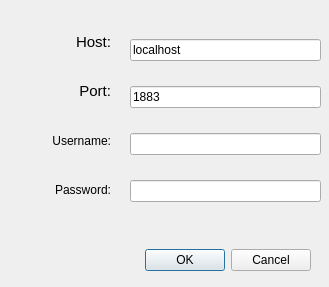
<?xml version="1.0" encoding="UTF-8"?>
<ui version="4.0">
 <class>ConnectionDialog</class>
 <widget class="QDialog" name="ConnectionDialog">
  <property name="geometry">
   <rect>
    <x>0</x>
    <y>0</y>
    <width>329</width>
    <height>287</height>
   </rect>
  </property>
  <property name="windowTitle">
   <string>Connect to server</string>
  </property>
  <property name="windowIcon">
   <iconset resource="../resources/resources.qrc">
    <normaloff>:/icons/icons/connect.png</normaloff>:/icons/icons/connect.png</iconset>
  </property>
  <property name="windowOpacity">
   <double>0.950000000000000</double>
  </property>
  <property name="toolTipDuration">
   <number>-1</number>
  </property>
  <widget class="QDialogButtonBox" name="buttonBox">
   <property name="geometry">
    <rect>
     <x>0</x>
     <y>240</y>
     <width>311</width>
     <height>41</height>
    </rect>
   </property>
   <property name="orientation">
    <enum>Qt::Horizontal</enum>
   </property>
   <property name="standardButtons">
    <set>QDialogButtonBox::Cancel|QDialogButtonBox::Ok</set>
   </property>
   <property name="centerButtons">
    <bool>false</bool>
   </property>
  </widget>
  <widget class="QWidget" name="verticalLayoutWidget">
   <property name="geometry">
    <rect>
     <x>130</x>
     <y>20</y>
     <width>191</width>
     <height>201</height>
    </rect>
   </property>
   <layout class="QVBoxLayout" name="verticalLayout">
    <item>
     <widget class="QLineEdit" name="addressLineEdit">
      <property name="inputMask">
       <string/>
      </property>
      <property name="text">
       <string>localhost</string>
      </property>
     </widget>
    </item>
    <item>
     <widget class="QLineEdit" name="portLineEdit">
      <property name="text">
       <string>1883</string>
      </property>
     </widget>
    </item>
    <item>
     <widget class="QLineEdit" name="usernameLineEdit"/>
    </item>
    <item>
     <widget class="QLineEdit" name="passwordLineEdit"/>
    </item>
   </layout>
  </widget>
  <widget class="QWidget" name="verticalLayoutWidget_2">
   <property name="geometry">
    <rect>
     <x>0</x>
     <y>20</y>
     <width>111</width>
     <height>191</height>
    </rect>
   </property>
   <layout class="QVBoxLayout" name="verticalLayout_2">
    <item>
     <widget class="QLabel" name="label">
      <property name="font">
       <font>
        <pointsize>11</pointsize>
       </font>
      </property>
      <property name="layoutDirection">
       <enum>Qt::LeftToRight</enum>
      </property>
      <property name="text">
       <string>Host:</string>
      </property>
      <property name="alignment">
       <set>Qt::AlignRight|Qt::AlignTrailing|Qt::AlignVCenter</set>
      </property>
     </widget>
    </item>
    <item>
     <widget class="QLabel" name="label_2">
      <property name="font">
       <font>
        <pointsize>11</pointsize>
       </font>
      </property>
      <property name="text">
       <string>Port:</string>
      </property>
      <property name="alignment">
       <set>Qt::AlignRight|Qt::AlignTrailing|Qt::AlignVCenter</set>
      </property>
     </widget>
    </item>
    <item>
     <widget class="QLabel" name="label_3">
      <property name="text">
       <string>Username:</string>
      </property>
      <property name="alignment">
       <set>Qt::AlignRight|Qt::AlignTrailing|Qt::AlignVCenter</set>
      </property>
     </widget>
    </item>
    <item>
     <widget class="QLabel" name="label_4">
      <property name="text">
       <string>Password:</string>
      </property>
      <property name="alignment">
       <set>Qt::AlignRight|Qt::AlignTrailing|Qt::AlignVCenter</set>
      </property>
     </widget>
    </item>
   </layout>
  </widget>
 </widget>
 <resources>
  <include location="../resources/resources.qrc"/>
 </resources>
 <connections>
  <connection>
   <sender>buttonBox</sender>
   <signal>accepted()</signal>
   <receiver>ConnectionDialog</receiver>
   <slot>accept()</slot>
   <hints>
    <hint type="sourcelabel">
     <x>248</x>
     <y>254</y>
    </hint>
    <hint type="destinationlabel">
     <x>157</x>
     <y>274</y>
    </hint>
   </hints>
  </connection>
  <connection>
   <sender>buttonBox</sender>
   <signal>rejected()</signal>
   <receiver>ConnectionDialog</receiver>
   <slot>reject()</slot>
   <hints>
    <hint type="sourcelabel">
     <x>316</x>
     <y>260</y>
    </hint>
    <hint type="destinationlabel">
     <x>286</x>
     <y>274</y>
    </hint>
   </hints>
  </connection>
 </connections>
</ui>
